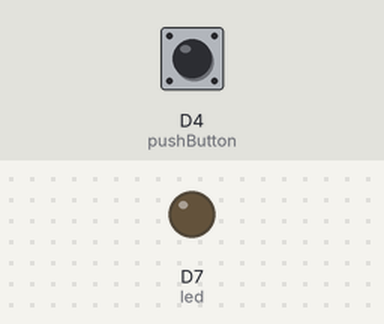
This sketch was run on a simulated ESP8266 (NodeMCU). Parts: output pins drawn as LEDs (lit = HIGH). The inputs (shaded band) are chosen by the test bench; at power-on: D4 (pushButton) HIGH.

Above: at 1.2 s.
1.3 s: D4 (pushButton) pulled LOW for 0.15 s
At 2.3 s:
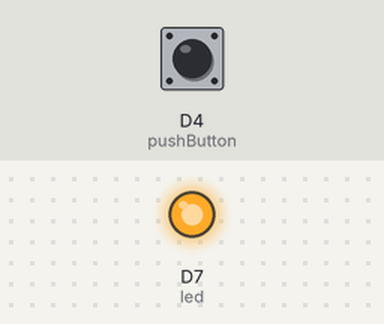
3.0 s: D4 (pushButton) pulled LOW for 1 s
At 3.7 s:
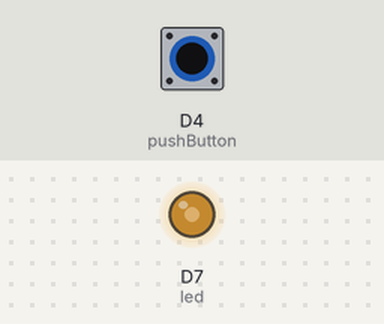
5.5 s: D4 (pushButton) pulled LOW for 3.2 s
At 9.3 s:
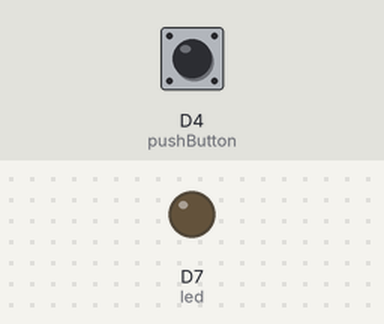
Timing chart, 0 to 10.8 s (numbered marks = the images above; inputs shaded):
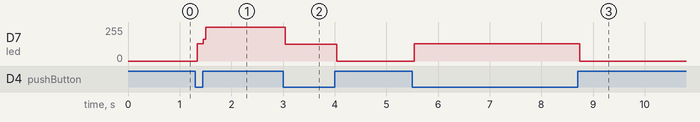

The sketch:

testbutton.ino
```cpp
int led = D7; // LED is connected to D0
int pushButton = D4; // Push button is connected to D2
int ledstate = LOW;

// This routine runs only once upon reset
void setup()
{
  pinMode(led, OUTPUT); // Initialize D0 pin as output
  pinMode(pushButton, INPUT_PULLUP);
  // Initialize D2 pin as input with an internal pull-up resistor
}

// This routine loops forever
void loop()
{
  int pushButtonState;

  pushButtonState = digitalRead(pushButton);

  if(pushButtonState == LOW)
  { // If we push down on the push button
      if (ledstate == LOW) {
        digitalWrite(led, HIGH);
        ledstate = HIGH;
      } else {
        digitalWrite(led, LOW);
        ledstate = LOW;
      }
  }
}
```

Measured:
- after the input at 1.3 s, D7 (led): 0/255 → 130/255 at once, → 255/255 0.12 s later
- after the input at 3.0 s, D7 (led): 255/255 → 125/255 at once, → 0/255 1.0 s later
- after the input at 5.5 s, D7 (led): 0/255 → 130/255 at once, → 0/255 3.2 s later
